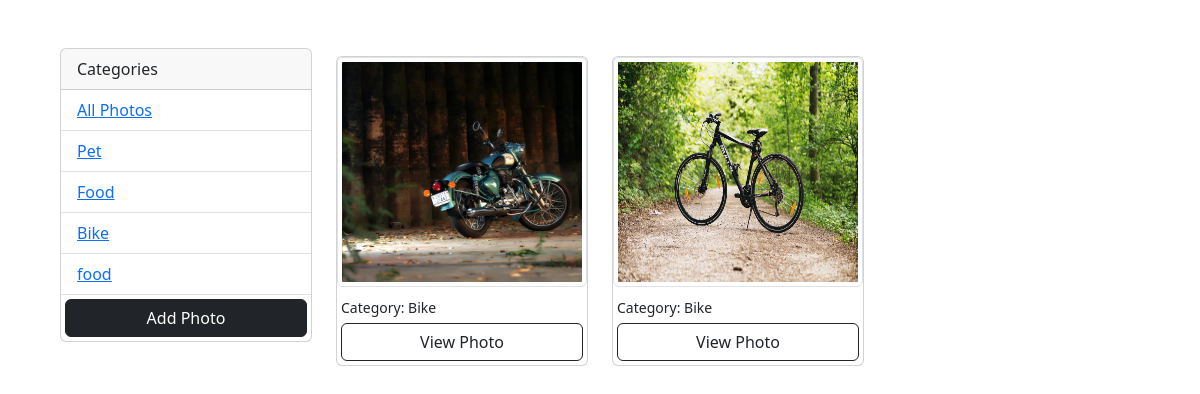
Screenshot of /?category=Bike with the database file from the repository.
### MainApp/models.py (models this page shows, shortened)
class Category(models.Model):
    name = models.CharField(max_length=100, null=False, blank=False)

class Photo(models.Model):
    category = models.ForeignKey(Category, on_delete=models.SET_NULL, null=True, blank=True)
    photo = models.ImageField(upload_to='uploaded_photos/', null=False, blank=False)
    description = models.TextField(max_length=500)

### MainApp/views.py (the view)
# urls.py: path('', views.gallery, name='gallery'),
def gallery(request):
    category = request.GET.get("category")
    if category == None:
        photos = Photo.objects.all()
    else:
        photos = Photo.objects.filter(category__name=category)
    try:
        category = Category.objects.all()
    except Category.DoesNotExist:
        category = None
    context = {"category":category, "photos":photos}
    return render(request, 'gallery.html', context)

### templates/gallery.html (shortened to what this page needs)
<!doctype html>
<html lang="en">
<head>
    <link href="https://cdn.jsdelivr.net/npm/bootstrap@5.3.2/dist/css/bootstrap.min.css" rel="stylesheet"
>
</head>
<body class="m-5">
    <div class="container">
        <div class="row">
            <div class="col-lg-3 col-md-12">
                <div class="card">
                    <div class="card-header">
                        Categories
                    </div>
                    <ul class="list-group list-group-flush">
                        <li class="list-group-item"><a href="/">All Photos</a></li>
                        {% for cato in category %}
                        <li class="list-group-item"><a href="{% url 'gallery' %}?category={{cato.name}}">{{cato.name}}</a></li>
                        {% endfor %}
                        <a href="{% url 'add-image' %}" class="btn btn-dark btn-block m-1 btn-large">Add Photo</a>
                    </ul>
                </div>
            </div>
            <div class="col-lg-9 col-md-12">
                <div class="row">
                    {% for photo in photos %}
                    <div class="col-lg-4 col-md-6">
                        <div class="card my-2">
                            <img src="{{photo.photo.url}}" class="img-thumbnail" alt="photo">
                            <div class="mt-2 mx-1">
                                <small class="">Category: {{photo.category.name}}</small>
                            </div>
                            <a href="{% url 'view-image' photo.id %}" class="btn btn-outline-dark btn-block m-1">View Photo</a>
                        </div>
                    </div>
                    {% empty %}
                        <h3>No Photos... </h3>
                    {% endfor %}
                </div>
            </div>
        </div>
    </div>
</body>
</html>

### templates/gallery.html (style rules this page uses)
.img-thumbnail { height: 230px; }

### rows the page displays
Category: name "Pet"
Category: name "Food"
Category: name "Bike"
Category: name "food"
Photo: photo (picture), category.name "Bike"
Photo: photo (picture), category.name "Bike"
